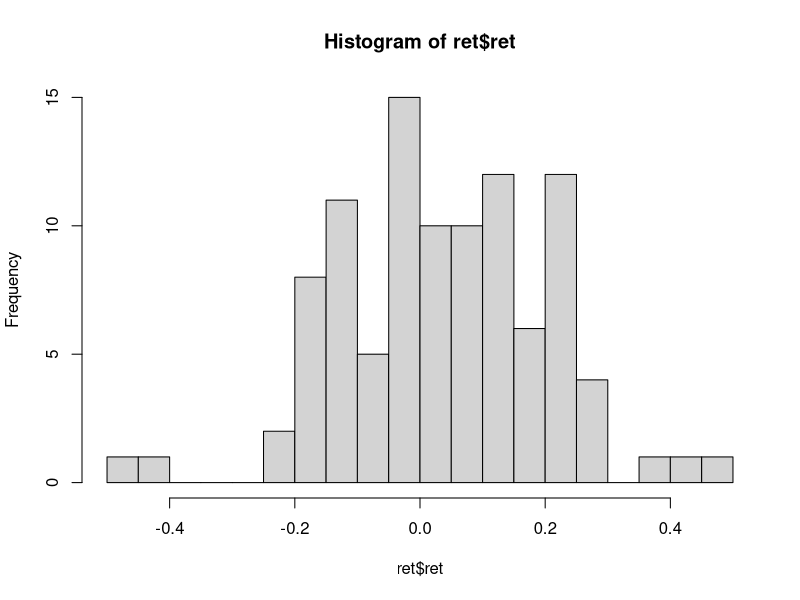

Generate this figure with R:

s = 100
mu = 0.000000082
sig = 0.00048
t=252*6.5*60
u=exp(sig)
d=1/u

p<-(exp(mu)-d)/(u-d)
ret<-rep(NA,length=100)
s<-rep(NA,length=t+1)

s[1]<-100

for(i in 1:100){
  
  path<-runif(t)
  
  for(j in 1:t){
    
    ifelse(path[j]<p,s[j+1]<-s[j]*u,s[j+1]<-s[j]*d)
    
  }
  
  ret[i]<-(s[length(s)]-100)/100
  
}


ret<-data.frame(ret)

hist(ret$ret, breaks=20)









